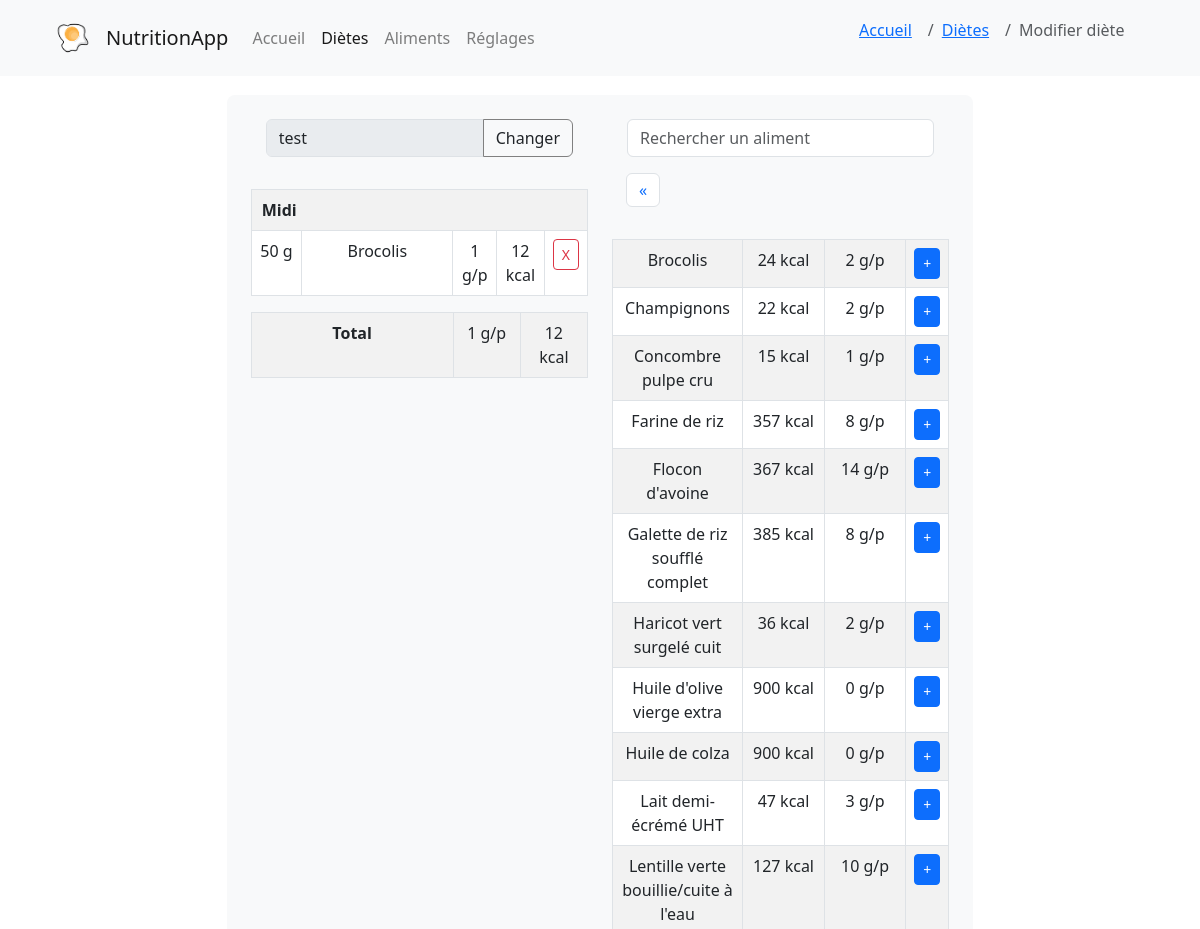
The app's page /creer_diete/1 (upper part), older data.
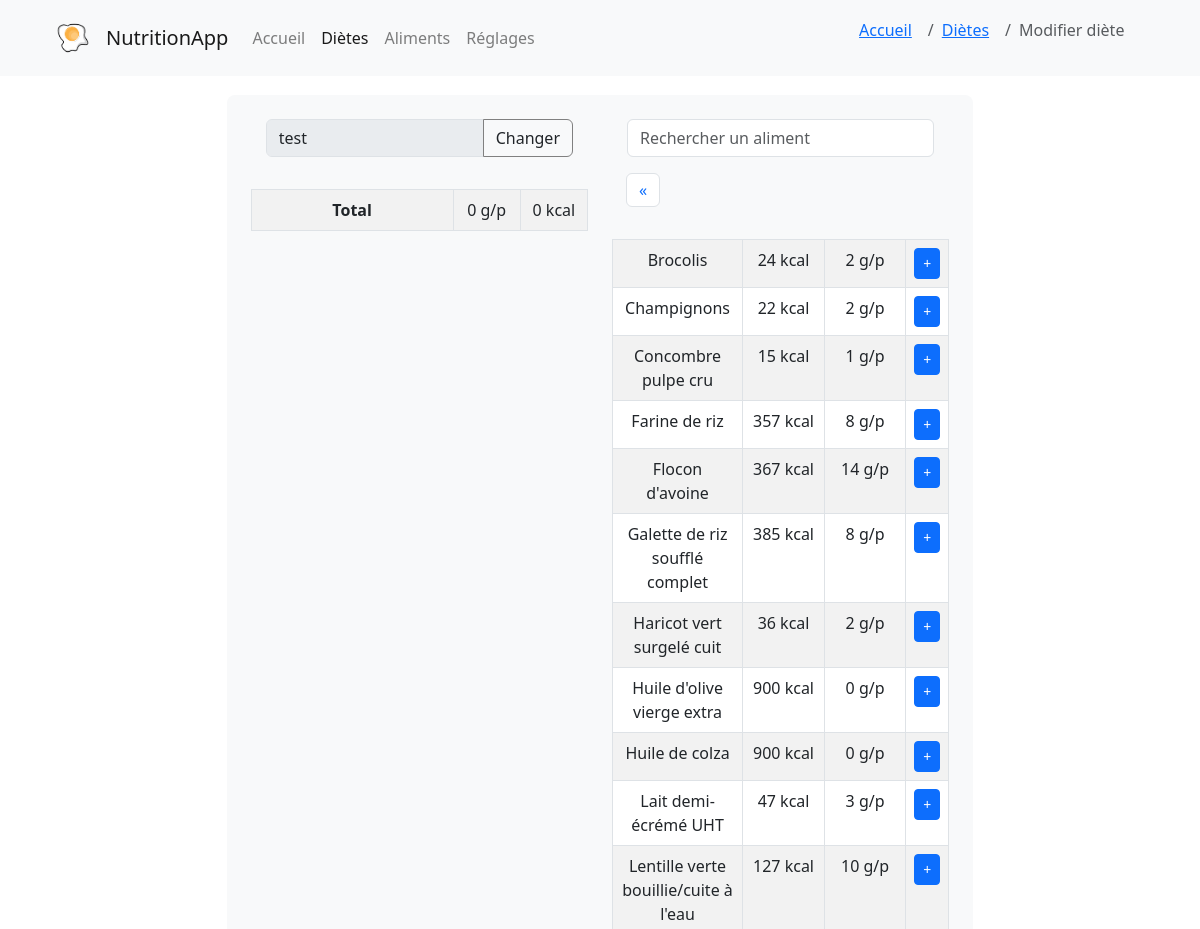
The same page, newer data.
### models/Portion.py (models this page shows, shortened)
class Portion(db.Model):
    id = db.Column(db.Integer, primary_key=True)
    diete = db.Column(db.Integer, db.ForeignKey('diete.id'))
    aliment = db.Column(db.Integer, db.ForeignKey('aliment.id'))
    nombre = db.Column(db.Integer, nullable=False, server_default='0')
    label_portion = db.Column(db.Integer, nullable=False, server_default='0') # 1=matin, 2=collation matin, 3=midi, 4=collation aprem, 5=soir, 6=collation soir
    diete_obj = db.relationship('Diete', backref=db.backref('portions'))
    aliment_obj = db.relationship('Aliment', backref=db.backref('portions'))
    def unite(self):
        return self.aliment_obj.unite
    def kcal_portion(self):
        if self.unite() == 1: # si l'aliment est en unité (kcal * nombre)
            return round(self.aliment_obj.kcal * self.nombre)
        else: # aliment == 0 (kcal * nombre * 0.01 * 100g) ; aliment == 2 (kcal * nombre * 0.01 * 100mL)
            return round(self.aliment_obj.kcal * self.nombre * 0.01)
    def proteines_portion(self):
        if self.unite() == 1:
            return round(self.aliment_obj.proteines * self.nombre)
        else:
            return round(self.aliment_obj.proteines * self.nombre * 0.01)

### models/Aliment.py (models this page shows, shortened)
class Aliment(db.Model):
    id = db.Column(db.Integer, primary_key=True)
    titre = db.Column(db.String(255), nullable=True, unique=True)
    kcal = db.Column(db.Integer, nullable=True, server_default='0')
    proteines = db.Column(db.Integer, nullable=True, server_default='0')
    glucides = db.Column(db.Integer, nullable=True, server_default='0')
    lipides = db.Column(db.Integer, nullable=True, server_default='0')
    categorie = db.Column(db.String(255), nullable=True, server_default="Autre") # légume, fruit, féculent...
    photo = db.Column(db.String(255), nullable=True, server_default='')
    description = db.Column(db.String(255), nullable=True, server_default='')
    unite = db.Column(db.Integer, nullable=True, server_default='0') # 0 = 100g, 1 = 1 unité, 2 = mL
    valide = db.Column(db.Integer, nullable=True, server_default='0') # 0 = non validé, 1 = validé
    def get_all():
        return Aliment.query.order_by(Aliment.titre).limit(MAX_RESULTS).all()

### models/Diete.py (models this page shows, shortened)
class Diete(db.Model):
    id = db.Column(db.Integer, primary_key=True)
    titre_diete = db.Column(db.String(255), nullable=True) # nom de la diete
    createur = db.Column(db.Integer, db.ForeignKey('utilisateur.id'), nullable=True)
    date = db.Column(db.Date, nullable=True)
    createur_obj = db.relationship('Utilisateur', backref=db.backref('dietes'), foreign_keys=[createur])
    def get_by_id(id):
        return Diete.query.get(id)
    def portions_associees(self):
        return Portion.query.join(Aliment).filter(Portion.diete == self.id).order_by(Portion.label_portion, Aliment.titre).all()
    def total_kcal(self):
        return sum([portion.kcal_portion() for portion in self.portions_associees()])
    def total_proteines(self):
        return sum([portion.proteines_portion() for portion in self.portions_associees()])

### app2.py (the view)
@app.route('/creer_diete/<int:id>', methods=['GET', 'POST'])
def creer_diete(id):
    diete_courante = Diete.get_by_id(id)
    portions_repas = diete_courante.portions_associees()
    aliments = Aliment.get_all()
    return render_template('diete/creer_diete.html', aliments=aliments, diete=diete_courante, portions_repas=portions_repas)

### templates/diete/creer_diete.html (shortened to what the changed rows need)
{% extends 'base.html' %}
{% block content %}
{% set page = 'dietes' %}
{% set place = ["accueil","dietes","modifier_diete"] %}
{% with breadcrumb=place %}
    {% include "navbar.html" %}
{% endwith %}
<link rel="stylesheet" href="{{root}}{{ url_for('static', filename='css/pages.css') }}">
<div class="content_gerer_diete">
  <div class="p-4 mb-4 bg-light rounded-3">
    <div class="row">
      <div class="col-md-6">
          <div class="input-group mb-3 col-md-12">
            <input type="text" id="titre_diete" name="titre_diete" class="form-control" placeholder="Titre" value="{{ diete.titre_diete }}" readonly required>
            <div class="input-group-append">
                <span class="btn input-group-text" style="border-color: grey;" data-bs-toggle="modal" data-bs-target="#modalChangeTitle" id="titre_diete">Changer</span>
            </div>
          </div>
          <table class="table table-striped table-bordered">
            {% set current_label = [] %}
            {% for portion in portions_repas %}
            {% if current_label[-1] != portion.label_portion %}
                    <table class="table table-striped table-bordered full-width-table">
                        {% do current_label.append(portion.label_portion) %}
                            <tr>
                                <th colspan="5" style="padding-left: 10px;">
                                    {% if current_label[-1] == 1 %}
                                        Matin
                                    {% elif current_label[-1] == 3 %}
                                        Midi
                                    {% elif current_label[-1] == 5 %}
                                        Soir
                                    {% else %}
                                        Collation
                                    {% endif %}
                                </th>
                            </tr>
                {% endif %}
            <tr>
              {% if portion.aliment_obj.unite == 1 %}
                <td style="width: 15%">{{ portion.nombre }}</td>
                <td style="width: 45%">{{ portion.aliment_obj.titre }}</td>
              {% elif portion.aliment_obj.unite == 2 %}
                <td style="width: 15%">{{ portion.nombre }} mL</td>
                <td style="width: 45%">{{ portion.aliment_obj.titre }}</td>
              {% else %}
                <td style="width: 15%">{{ portion.nombre }} g</td>
                <td style="width: 45%">{{ portion.aliment_obj.titre }}</td>
              {% endif %}
              <td>{{ portion.proteines_portion() }} g/p</td>
              <td>{{ portion.kcal_portion() }} kcal</td>
              <td class="text-center">
                <a href="{{ url_for('controllers.enlever_aliment_diete', id_portion=portion.id, id_diete=diete.id) }}" class="btn btn-sm btn-outline-danger">X</a>
              </td>
            </tr>
            {% endfor %}
          </table>
        <table class="table table-striped table-bordered">
          <tr class="text-center">
              <th colspan="2" style="width: 60%;">Total</th>
              <td style="width: 20%;">{{ diete.total_proteines()|round|int }} g/p</td>
              <td style="width: 20%;">{{ diete.total_kcal()|round|int }} kcal</td>
          </tr>
      </table>
      </div>
      <div class="col-md-6">
          <table class="table table-striped table-bordered">
            {% for aliment in aliments %}
            <tr class="element_aliment">
              <td style="width: 40%;">{{ aliment.titre }}</td>
              <td style="width: 30%;">{{ aliment.kcal }} kcal</td>
              <td style="width: 30%;">{{ aliment.proteines }} g/p</td>
              <td>
                <button class="btn btn-sm btn-primary" data-bs-toggle="modal" data-bs-target="#modal{{ aliment.id }}">+</button>
              </td>
            </tr>
            {% endfor %}
          </table>
          </div>
        </div>
      </div>
    </div>
{% endblock %}

Row changes from the older to the newer data that the page shows:
removed Portion: label_portion "Midi", nombre "50", aliment_obj.titre "Brocolis", proteines_portion "1", kcal_portion "12"
shown differently, row unchanged: Diete "test": total_proteines "1" → (not shown)
changed Aliment "Brocolis": total_kcal "12" → (not shown)
Text that changed along with them:
{{ diete.total_proteines()|round|int }}: (not shown) → "0"
{{ diete.total_kcal()|round|int }}: (not shown) → "0"
